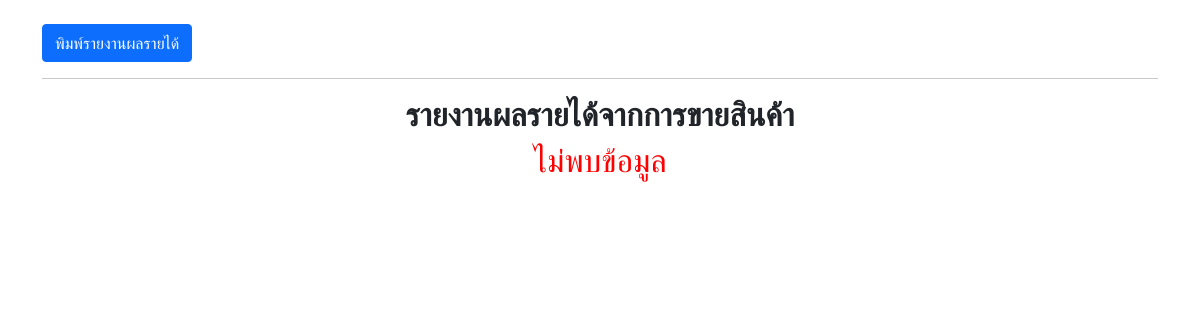
/admin/repro2.php (signed in), run on an earlier commit of the app's database.
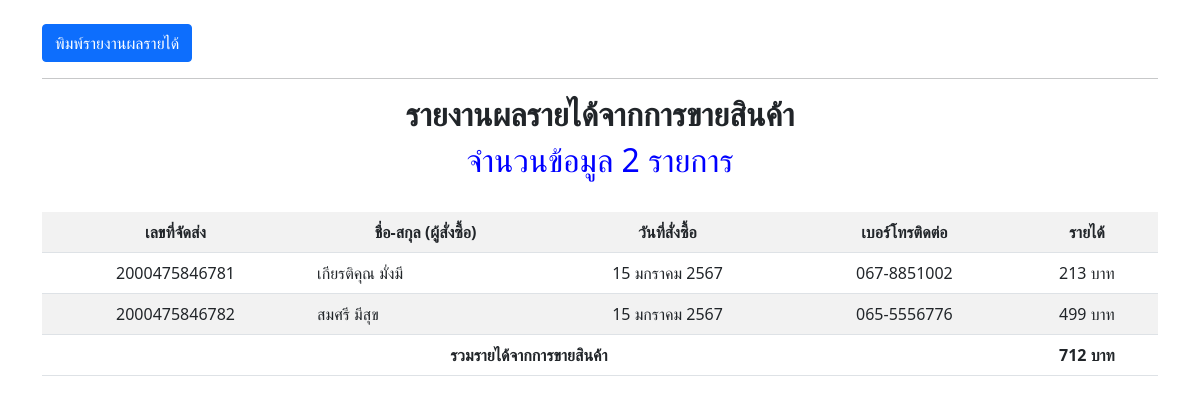
And on a later commit of the database.
### tables this page shows
CREATE TABLE `tb_order` (
  `id_order` int(10) NOT NULL,
  `id_user` int(10) NOT NULL,
  `id_pro` int(10) NOT NULL,
  `day_order` date NOT NULL,
  `pay_order` int(1) NOT NULL,
  `num_order` int(10) NOT NULL,
  `type_order` int(1) NOT NULL,
  `total_order` int(10) NOT NULL,
  `no_order` varchar(20) NOT NULL,
  `status_order` char(1) NOT NULL
);

CREATE TABLE `tb_user` (
  `id_user` int(10) NOT NULL,
  `name_user` varchar(100) NOT NULL,
  `sname_user` varchar(100) NOT NULL,
  `user` varchar(100) NOT NULL,
  `pass` varchar(100) NOT NULL,
  `born` date NOT NULL,
  `sex` int(1) NOT NULL,
  `tel` varchar(10) NOT NULL,
  `addr` text NOT NULL,
  `sys` int(10) NOT NULL,
  `dia` int(10) NOT NULL,
  `heart` int(10) NOT NULL,
  `dise` text NOT NULL,
  `status_mem` int(1) NOT NULL,
  `coin_user` int(10) NOT NULL,
  `id_pack` int(10) NOT NULL,
  `status_pack` char(1) NOT NULL,
  `pic_user` varchar(100) NOT NULL,
  `status_on` char(1) NOT NULL
);

### admin/function_sum.php (called while the page is built, shortened)
<?php
    function displaydate($x){
        $date_m=array("มกราคม","กุมภาพันธ์","มีนาคม","เมษายน","พฤษภาคม","มิถุนายน","กรกฎาคม","สิงหาคม","กันยายน","ตุลาคม","พฤศจิกายน","ธันวาคม");
        $date_array=explode("-",$x);
        $y=$date_array[0]+543;
        $m=$date_array[1]-1;
        $d=$date_array[2];
        $m=$date_m[$m];
        $displaydate="$d $m $y";
        return $displaydate;
    }
?>

### admin/repro2.php (the view, shortened to what this page needs)
<?php
    include "function_sum.php";
    $sql="select * from tb_order,tb_user where tb_order.id_user=tb_user.id_user and status_order='y'";
    $result=mysqli_query($conn,$sql);
    $num=mysqli_num_rows($result);
?>
<!DOCTYPE html>
<html lang="en">
<head>
    <link rel="stylesheet" href="../css/bootstrap.min.css">
</head>
<body>
        <div class="container"><br>
            <a class="btn btn-primary" href="repro2.php" onclick="window.print()">พิมพ์รายงานผลรายได้</a><hr>
            <center><h2><b>รายงานผลรายได้จากการขายสินค้า</b></h2></center>
            <?php
                if($num==0){
                    echo"<font color='red'><center><h2>ไม่พบข้อมูล</h2></center></font>";
                }else{
                    echo"<font color='blue'><center><h2>จำนวนข้อมูล $num รายการ</h2></center></font>";
            ?><br>
            <table class="table table-holver table-striped">
                <tr align="center">
                    <th>เลขที่จัดส่ง</th>
                    <th>ชื่อ-สกุล (ผู้สั่งซื้อ)</th>
                    <th>วันที่สั่งซื้อ</th>
                    <th>เบอร์โทรติดต่อ</th>
                    <th>รายได้</th>
                </tr>
                <?php
                    while($read=mysqli_fetch_assoc($result)){
                        $name_user=$read["name_user"];
                        $sname_user=$read["sname_user"];
                        $tel=$read["tel"];
                        $no_order=$read["no_order"];
                        $total_order=$read["total_order"];
                        $day_order=$read["day_order"];
                        $day_order=displaydate($day_order);
                ?>
                <tr align="center">
                    <td><?php echo"$no_order";?></td>
                    <td align="left"><?php echo"$name_user $sname_user";?></td>
                    <td><?php echo"$day_order";?></td>
                    <td><?php echo substr($tel,0,3).'-'.substr($tel,3,7);?></td>
                    <td><?php echo"".number_format($total_order)." บาท";?></td>
                </tr>
                <?php
                    $net+=$total_order;
                    }
                ?>
                <tr align="center">
                    <th colspan="4">รวมรายได้จากการขายสินค้า</th>
                    <th><?php echo"".number_format($net)." บาท";?></th>
                </tr>
            </table>
            <?php } ?>
        </div>
</body>
<br><br><br><br>

What changed in the data, as far as the page shows it:
added tb_order: no_order "2000475846781", id_user.name_user "เกียรติคุณ", id_user.sname_user "มั่งมี", day_order "15 มกราคม 2567", id_user.tel "067", id_user.tel "8851002", total_order "213"
added tb_order: no_order "2000475846782", id_user.name_user "สมศรี", id_user.sname_user "มีสุข", day_order "15 มกราคม 2567", id_user.tel "065", id_user.tel "5556776", total_order "499"
Also different on the page:
$num: (not shown) → "2"
$net: (not shown) → "712"
text no longer shown: "ไม่พบข้อมูล"
text now shown: "จำนวนข้อมูล รายการ เลขที่จัดส่ง ชื่อ-สกุล (ผู้สั่งซื้อ) วันที่สั่งซื้อ เบอร์โทรติดต่อ รายได้ รวมรายได้จากการขายสินค้า บาท"
